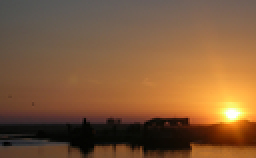
%> input picture Histogram/Reference.png, 128 x 79 px, shrunk from 612 x 378 before the run (shown 2 times larger)
$ octave B1_Histogram.m   (GNU Octave 9; MATLAB toolbox functions it lacks are replaced by stand-ins)
%> lines starting %> are read from the running program, lines starting %| are printed output that depends on the picture
clear all;
close all;
clc
img = imread('Reference.png');
%> img is the input picture: size 79x128x3 uint8; mean R, G, B 128.1, 90.2, 58
%convert to gray scale image
grayScaleImage = rgb2gray(img);
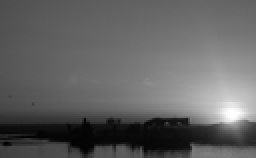
%> grayScaleImage: size 79x128 uint8 (shown 2 times larger); min 1, max 254, mean 97.9
figure
subplot(1,2,1)
imshow(img), title('Original Image')
subplot(1,2,2)
imshow(grayScaleImage), title('Gray Scale Image')
hashmap = containers.Map('KeyType','int64', 'ValueType','int64')
for ii=1:size(grayScaleImage,1)
    for jj=1:size(grayScaleImage,2)
        if(isKey(hashmap,grayScaleImage(ii,jj)))
            hashmap(grayScaleImage(ii,jj)) = double(hashmap(grayScaleImage(ii,jj)) +1);
        else
            hashmap(grayScaleImage(ii,jj)) = double(1);
        end
    end
end
row = size(grayScaleImage,1)
%> row = 79
col = size(grayScaleImage,2)
%> col = 128
%1D array that stores relative frequencies of occurrence of greylevels in
%the image, and normaize
frequency = values(hashmap);
%> frequency = 250 items
freq = double(cell2mat(frequency));
%> freq = 250 values, max 186 at index 103, min 1 at index 2, mean 40.45
%normalizing frequency to be between 0-1
scaledP = freq/(row*col);
%> scaledP = 250 values, max 0.0184 at index 103, min 9.89e-05 at index 2, mean 0.004

%plot histogram from frequencies 256 bins
figure
bar(scaledP), title('Histogram');
%> after `title('Histogram')`:
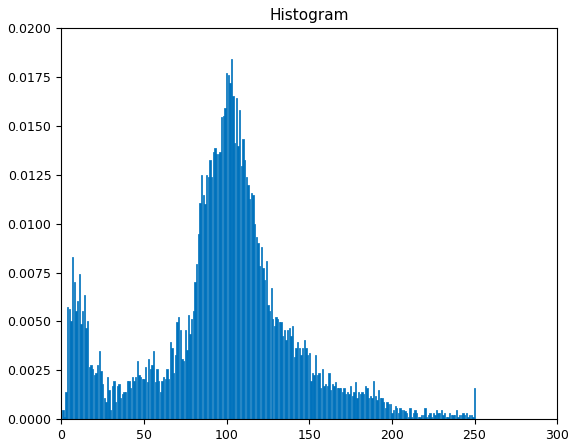
%> figure redrawn from the program's plot data; tallest bar 0.0184 high, from x = 102.6 to 103.4

%calculating pdf & cdf from histogram
total = 0;
for j= 1:size(scaledP,2)
        value = scaledP(j);
        pdf(j) = double(value/sum(scaledP));
        cdf(j) = total + pdf(j)
        total = total + pdf(j)
end
%> this loop made 250 passes
%> (value, total) on passes 1 to 3: (0.000494, 0.000494), (9.89e-05, 0.000593), (0.00138, 0.00198)
%> after the loop, cdf = 250 values from 0.000494 to 1; pdf has the same summary as scaledP; total = 1
figure
subplot(2,1,1)
plot(pdf),title('pdf');
subplot(2,1,2);
plot(cdf),title('cdf');
%> after `title('cdf')`:
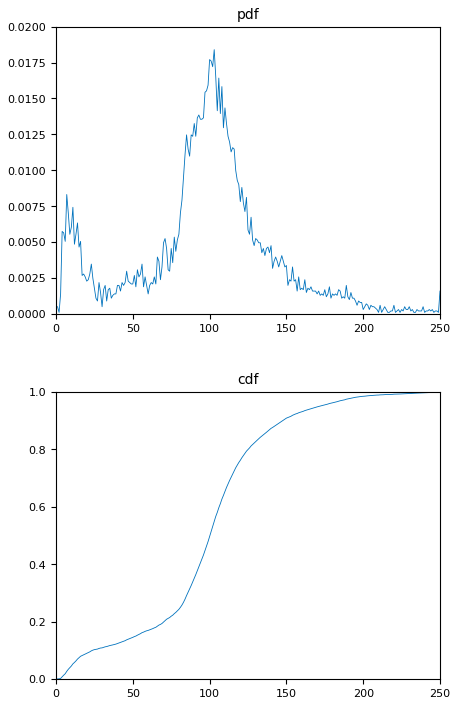
%> figure redrawn from the program's plot data, 2 panels; panel 1: curve peaks at x = 103, y = 0.0184; panel 2: curve peaks at x = 250, y = 1

figure
subplot(2,2,1)
imshow(grayScaleImage), title('Image')
subplot(2,2,2)
bar(scaledP), title('Histogram');
subplot(2,2,3)
plot(pdf),title('pdf');
subplot(2,2,4);
plot(cdf),title('cdf');
%> after `title('cdf')`:
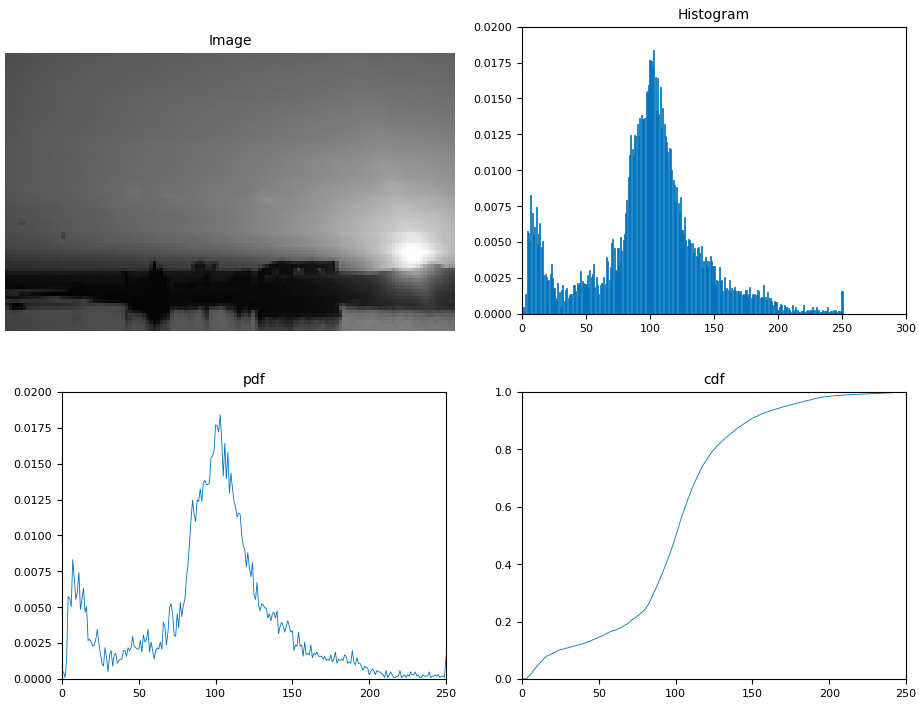
%> figure redrawn from the program's plot data, 4 panels
